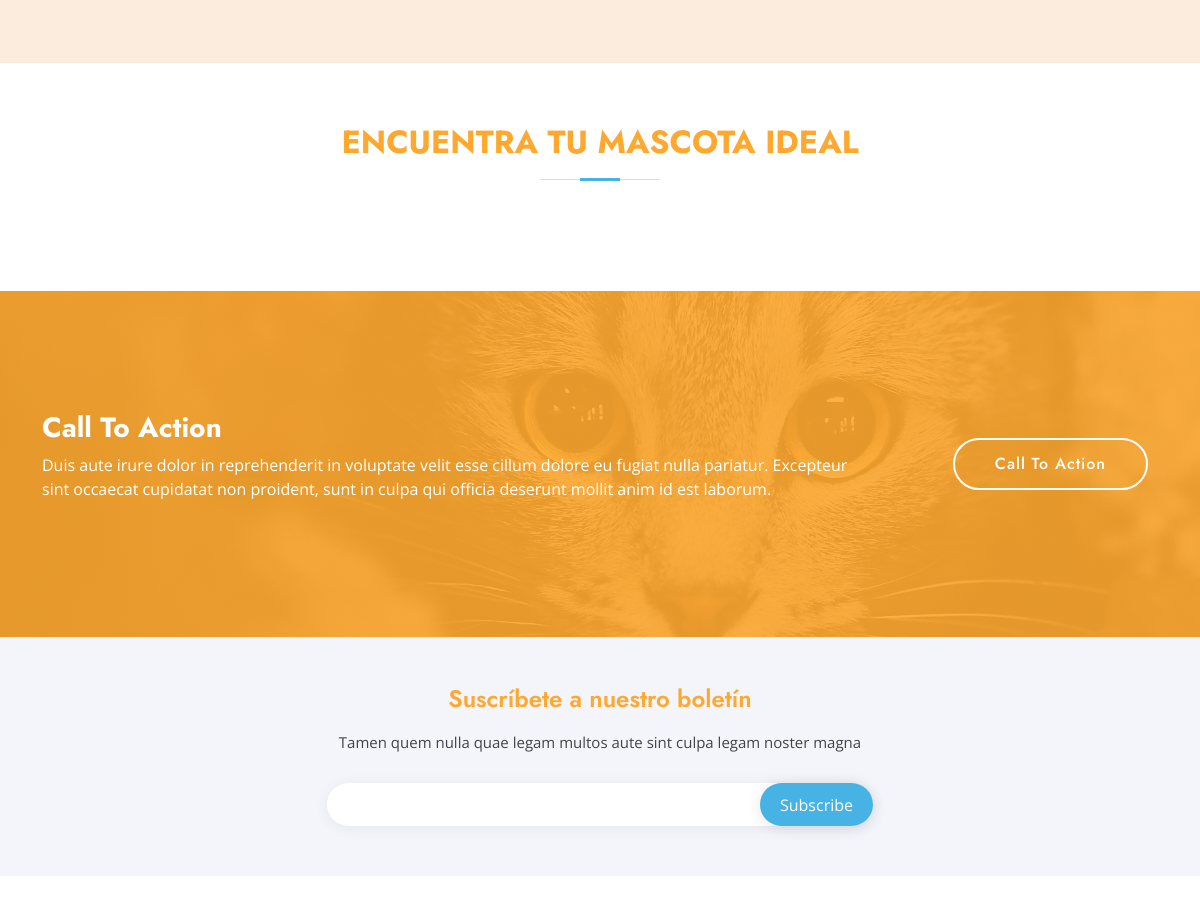
Before: / (middle part) with the older database file.
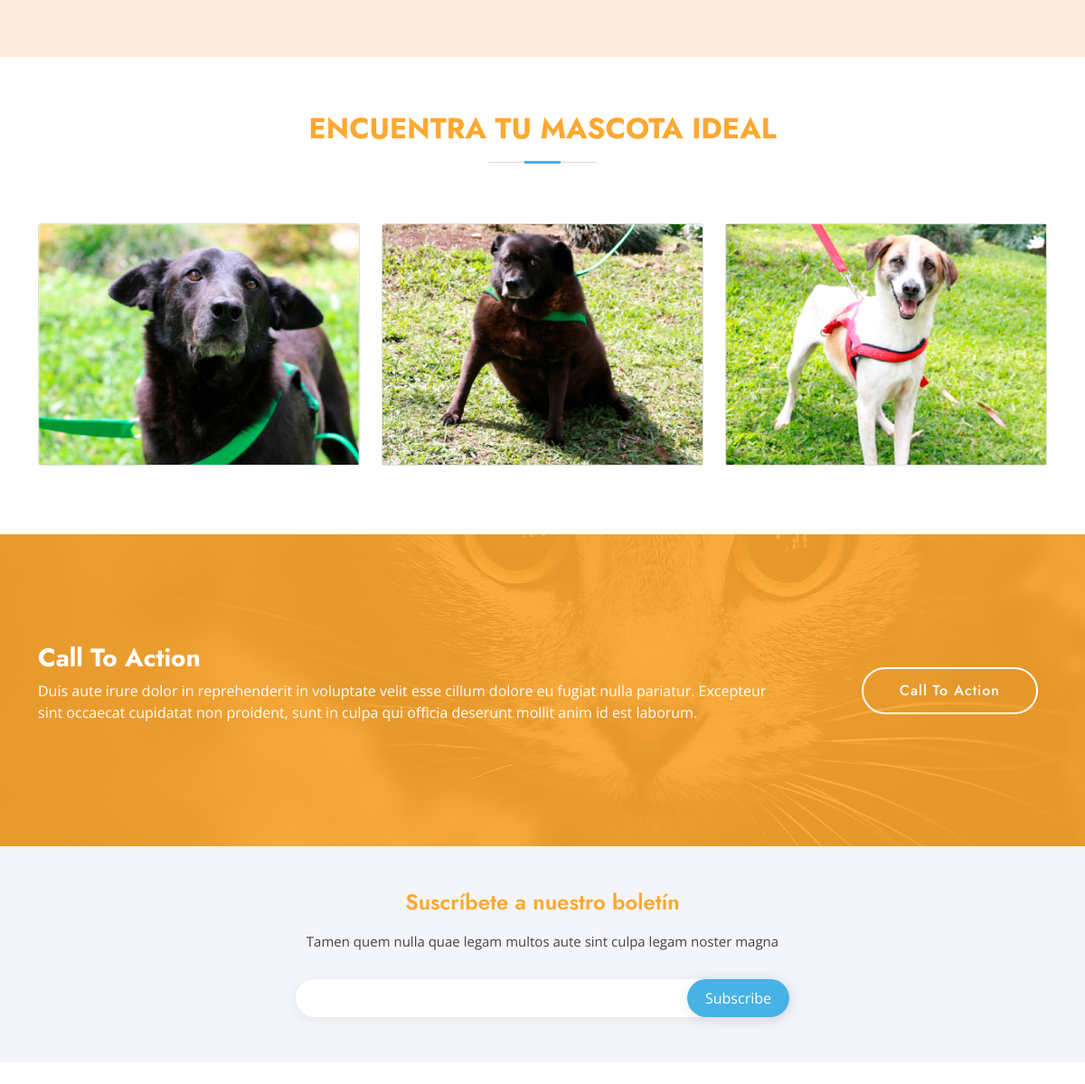
After: the same page with the newer database file.
### core/models.py (models this page shows)
class Mascota (models.Model):
    ESPECIE = (('Perro','Perro'),
                ('Gato','Gato'),)
    TAMANO = (('Grande','Grande'),
                ('Mediano','Mediano'),
                ('Pequeño','Pequeño'),)
    GENERO = (('Macho','Macho'),
                ('Hembra','Hembra'),)
    VACUNACION = (('Vacunado','Vacunado'),
                ('No vacunado','No vacunado'),)
    ESTERILIZACION = (('Esterilizado','Esterilizado'),
                ('No esterilizado','No esterilizado'),)
    idMascota = models.BigAutoField(primary_key=True)
    nombreMascota = models.CharField("Nombre mascota", max_length=30)
    especieMascota = models.CharField(max_length=515, choices= ESPECIE)
    edad = models.CharField(max_length=9)
    raza = models.CharField(max_length=30)
    tamanoMascota = models.CharField("Tamaño Mascota", max_length=15, choices= TAMANO)
    genero = models.CharField(max_length=15, choices= GENERO)
    vacunacion = models.CharField(max_length=15, choices= VACUNACION)
    esterilizacion = models.CharField(max_length=30, choices=ESTERILIZACION)
    imagen = models.ImageField(upload_to ="Mascotas")
    HogarPaso = models.ForeignKey(HogarPaso, on_delete=models.CASCADE)

### core/views.py (the view)
# urls.py: 2. Add a URL to urlpatterns:  path('', views.home, name='home')
def home (request):
    mascota =  Mascota.objects.all()
    return render(request,"home.html", {"mascotas":mascota})

### core/templatetags/custom_tags.py (called while the page is built)
@register.simple_tag
def anchor(url_name, section_id):
    return reverse(url_name) + '#' + section_id

### core/templates/home.html (shortened to what this page needs)
{% extends 'base.html' %}
{% load static %}
{% block content %}
<section id="hero" class="d-flex align-items-center">
</section>
    <section id="about" class="about">
      <div class="container" data-aos="fade-up">
        <div class="section-title">
          <h2>Encuentra tu mascota ideal</h2>
        </div>
          <div class="col-md 9">
            <div class="row ">
              {% for mascota in mascotas %}
                <div class="col-md-4">
                  <div class="card my-3">
                    <img class="image-tumbail"
                    src="{{mascota.imagen.url}}" alt="Card image cap">
                  </div>
                </div>
              {% endfor %}
            </div>
          </div>
      </div>
    </section>
  </main>
{% endblock %}

### core/templates/base.html (shortened to what this page needs)
{% load static %}
{% load custom_tags %}
<!DOCTYPE html>
<html lang="en">
<head>
    <link href="{% static '/vendor/aos/aos.css' %}" rel="stylesheet">
    <link href="{% static '/vendor/bootstrap/css/bootstrap.min.css' %}"  rel="stylesheet" >
    <link href="{% static '/vendor/bootstrap-icons/bootstrap-icons.css' %}"  rel="stylesheet">
    <link href="{% static '/vendor/boxicons/css/boxicons.min.css' %}"  rel="stylesheet">
    <link href="{% static '/vendor/glightbox/css/glightbox.min.css' %}"  rel="stylesheet">
    <link href="{% static '/vendor/remixicon/remixicon.css' %}"  rel="stylesheet">
    <link href="{% static '/vendor/swiper/swiper-bundle.min.css' %}"  rel="stylesheet">
    <link href="{% static '/css/style2.css' %}" rel="stylesheet">
</head>
  <main id="main">
{% block content %}{% endblock %}
    <section id="cta" class="cta">
      <div class="container" data-aos="zoom-in">
        <div class="row">
          <div class="col-lg-9 text-center text-lg-start">
            <h3>Call To Action</h3>
            <p> Duis aute irure dolor in reprehenderit in voluptate velit esse cillum dolore eu fugiat nulla pariatur. Excepteur sint occaecat cupidatat non proident, sunt in culpa qui officia deserunt mollit anim id est laborum.</p>
          </div>
          <div class="col-lg-3 cta-btn-container text-center">
            <a class="cta-btn align-middle" href="#">Call To Action</a>
          </div>
        </div>
      </div>
    </section>
  <footer id="footer">
    <div class="footer-newsletter">
      <div class="container">
        <div class="row justify-content-center">
          <div class="col-lg-6">
            <h4>Suscríbete a nuestro boletín</h4>
            <p>Tamen quem nulla quae legam multos aute sint culpa legam noster magna</p>
            <form action="" method="post">
              <input type="email" name="email"><input type="submit" value="Subscribe">
            </form>
          </div>
        </div>
      </div>
    </div>
    <div class="footer-top">
    </div>
  </footer>
</body>

### core/static/css/style2.css (style rules this page uses)
a { color: #47b2e4; text-decoration: none; }
h1, h2, h3, h4, h5, h6 { font-family: "Jost", sans-serif; }
#hero { width: 100%; height: 100vh; background: #fcecdd; }
section { padding: 60px 0; overflow: hidden; }
.section-title { text-align: center; padding-bottom: 30px; }
.section-title h2 { font-size: 32px; font-weight: bold; text-transform: uppercase; margin-bottom: 20px; padding-bottom: 20px; position: relative; color: #fea82f; }
.section-title h2::before { content: ''; position: absolute; display: block; width: 120px; height: 1px; background: #ddd; bottom: 1px; left: calc(50% - 60px); }
.section-title h2::after { content: ''; position: absolute; display: block; width: 40px; height: 3px; background: #47b2e4; bottom: 0; left: calc(50% - 20px); }
.cta { background: -webkit-gradient(linear, left top, left bottom, from(rgba(254, 168, 47, 0.9)), to(rgba(254, 168, 47, 0.9))), url("../img/cta-bg.jpg") fixed center center; background: linear-gradient(rgba(254, 168, 47, 0.9), rgba(254, 168, 47, 0.9)), url("../img/cta-bg.jpg") fixed center center; background-size: cover; padding: 120px 0; }
.cta h3 { color: #fff; font-size: 28px; font-weight: 700; }
.cta p { color: #fff; }
.cta .cta-btn { font-family: "Jost", sans-serif; font-weight: 500; font-size: 16px; letter-spacing: 1px; display: inline-block; padding: 12px 40px; border-radius: 50px; -webkit-transition: 0.5s; transition: 0.5s; margin: 10px; border: 2px solid #fff; color: #fff; }
@media (min-width: 769px) { .cta .cta-btn-container { display: -webkit-box; display: -ms-flexbox; display: flex; -webkit-box-align: center; -ms-flex-align: center; align-items: center; -webkit-box-pack: end; -ms-flex-pack: end; justify-content: flex-end; } }
#footer { font-size: 14px; background: #ff6701; }
#footer .footer-newsletter { padding: 50px 0; background: #f3f5fa; text-align: center; font-size: 15px; color: #444444; }
#footer .footer-newsletter h4 { font-size: 24px; margin: 0 0 20px 0; padding: 0; line-height: 1; font-weight: 600; color: #fea82f; }
#footer .footer-newsletter form { margin-top: 30px; background: #fff; padding: 6px 10px; position: relative; border-radius: 50px; -webkit-box-shadow: 0px 2px 15px rgba(0, 0, 0, 0.06); box-shadow: 0px 2px 15px rgba(0, 0, 0, 0.06); text-align: left; }
#footer .footer-newsletter form input[type="email"] { border: 0; padding: 4px 8px; width: calc(100% - 100px); }
#footer .footer-newsletter form input[type="submit"] { position: absolute; top: 0; right: 0; bottom: 0; border: 0; background: none; font-size: 16px; padding: 0 20px; background: #47b2e4; color: #fff; -webkit-transition: 0.3s; transition: 0.3s; border-radius: 50px; -webkit-box-shadow: 0px 2px 15px rgba(0, 0, 0, 0.1); box-shadow: 0px 2px 15px rgba(0, 0, 0, 0.1); }
#footer .footer-top { padding: 60px 0 30px 0; background: #fff; }

Changed rows visible on the page:
added Mascota: imagen (picture)
added Mascota: imagen (picture)
added Mascota: imagen (picture)
